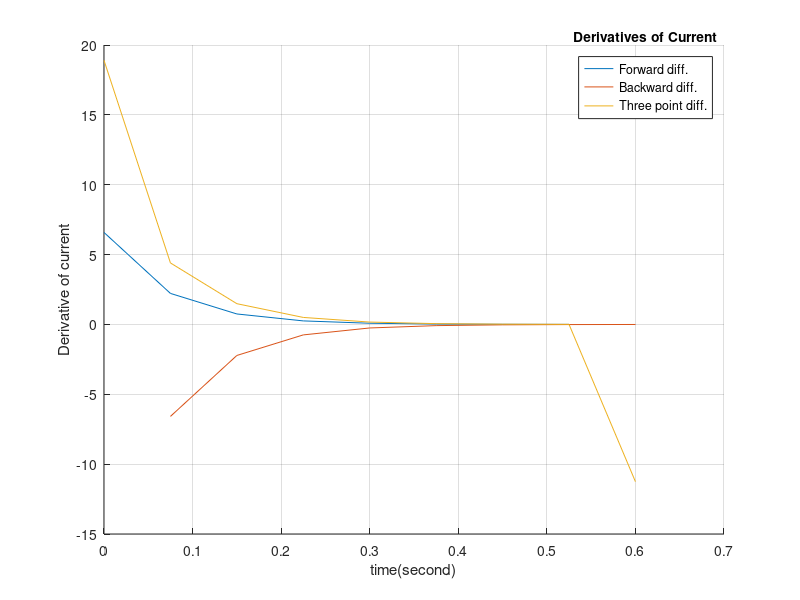
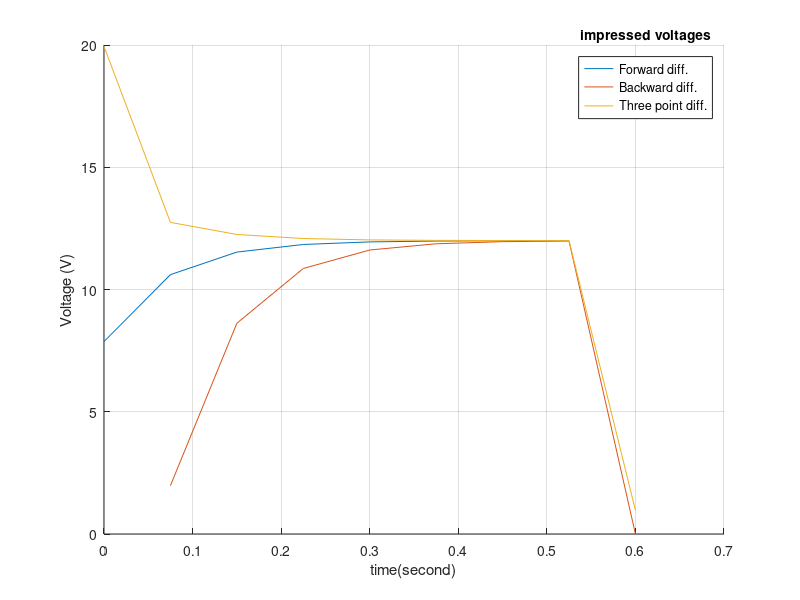

These figures' MATLAB source, in order: (Note: this script raises an error after producing the figures.)
clear all;
close all;
format long;

C1=importdata('current1.dat');
C2=importdata('current2.dat');
C3=importdata('current3.dat');
C4=importdata('current4.dat');
L=0.98;
R=14.2;

%---------------Derivatives of current--------------------

%---------------Forward difference-C1---------------------
D_F1=zeros(1,length(C1)-1);
D_F1(length(C1))=nan;
for i=1:1:length(C1)-1 
   D_F1(i)=((C1(i+1,2))-(C1(i,2)))/((C1(i+1,1))-(C1(i,1))); 
end
%---------------Forward difference-C2---------------------
D_F2=zeros(1,length(C2)-1);
D_F2(length(C2))=nan;
for i=1:1:length(C2)-1
    D_F2(i)=((C2(i+1,2))-(C2(i,2)))/((C2(i+1,1))-(C2(i,1))); 
end
%---------------Forward difference-C3---------------------
D_F3=zeros(1,length(C3)-1);
D_F3(length(C3))=nan;
for i=1:1:length(C3)-1
    D_F3(i)=((C3(i+1,2))-(C3(i,2)))/((C3(i+1,1))-(C3(i,1))); 
end
%---------------Forward difference-C4---------------------
D_F4=zeros(1,length(C4)-1);
D_F4(length(C4))=nan;
for i=1:1:length(C4)-1
    D_F4(i)=((C4(i+1,2))-(C4(i,2)))/((C4(i+1,1))-(C4(i,1))); 
end

%--------------Backward difference-C1---------------------
D_B1=zeros(1,length(C1));
D_B1(1)=nan;
for i=1:1:length(C1)-1
    D_B1(i+1)=((C1(i+1,2))-(C1(i,2)))/((C1(i,1))-(C1(i+1,1)));
end
%--------------Backward difference-C2---------------------
D_B2=zeros(1,length(C2));
D_B2(1)=nan;
for i=1:1:length(C2)-1
    D_B2(i+1)=((C2(i+1,2))-(C2(i,2)))/((C2(i,1))-(C2(i+1,1)));
end
%--------------Backward difference-C3---------------------
D_B3=zeros(1,length(C3));
D_B3(1)=nan;
for i=1:1:length(C3)-1
    D_B3(i+1)=((C3(i+1,2))-(C3(i,2)))/((C3(i,1))-(C3(i+1,1)));
end
%--------------Backward difference-C4---------------------
D_B4=zeros(1,length(C4));
D_B4(1)=nan;
for i=1:1:length(C4)-1
    D_B4(i+1)=((C4(i+1,2))-(C4(i,2)))/((C4(i,1))-(C4(i+1,1)));
end
%-------------Three point-C1-------------------------------
D_T1=zeros(1,length(C1));
for i=1:1:length(C1)
h=C1(2,1)-C1(1,1);
    if i==1
       D_T1(i)=(1/(2*h))*(((-3)*C1(i,2))+(4*C1(i+1,2))-((-1)*C1(i+2,2)));
    elseif i==length(C1)
       D_T1(i)=(1/(-2*h))*(((-3)*C1(i,2))+(4*C1(i-1,2))-((-1)*C1(i-2,2)));
    else
        D_T1(i)=(1/(2*h))*(C1(i+1,2)-C1(i-1,2));
    end
end
%-------------Three point-C2-------------------------------
D_T2=zeros(1,length(C2));
for i=1:1:length(C2)
h=C2(2,1)-C2(1,1);
    if i==1
       D_T2(i)=(1/(2*h))*(((-3)*C2(i,2))+(4*C2(i+1,2))-((-1)*C2(i+2,2)));
    elseif i==length(C2)
       D_T2(i)=(1/(-2*h))*(((-3)*C2(i,2))+(4*C2(i-1,2))-((-1)*C2(i-2,2)));
    else
        D_T2(i)=(1/(2*h))*(C2(i+1,2)-C2(i-1,2));
    end
end
%-------------Three point-C3-------------------------------
D_T3=zeros(1,length(C3));
for i=1:1:length(C3)
h=C3(2,1)-C3(1,1);
    if i==1
       D_T3(i)=(1/(2*h))*(((-3)*C3(i,2))+(4*C3(i+1,2))-((-1)*C3(i+2,2)));
    elseif i==length(C3)
       D_T3(i)=(1/(-2*h))*(((-3)*C3(i,2))+(4*C3(i-1,2))-((-1)*C3(i-2,2)));
    else
        D_T3(i)=(1/(2*h))*(C3(i+1,2)-C3(i-1,2));
    end
end
%-------------Three point-C4-------------------------------
D_T4=zeros(1,length(C4));
for i=1:1:length(C4)
h=C4(2,1)-C4(1,1);
    if i==1
       D_T4(i)=(1/(2*h))*(((-3)*C4(i,2))+(4*C4(i+1,2))-((-1)*C4(i+2,2)));
    elseif i==length(C4)
       D_T4(i)=(1/(-2*h))*(((-3)*C4(i,2))+(4*C4(i-1,2))-((-1)*C4(i-2,2)));
    else
        D_T4(i)=(1/(2*h))*(C4(i+1,2)-C4(i-1,2));
    end
end

%------------Voltages-------------------------------

%-----------Voltage-C1------------------------------
V_F1=zeros(1,length(C1));
for i=1:1:length(C1)
    V_F1(i)=(C1(i,2)*R)+(D_F1(i)*L);
end
V_B1=zeros(1,length(C1));
for i=1:1:length(C1)-1
    V_B1(i)=(C1(i,2)*R)+(D_B1(i)*L);
end
V_T1=zeros(1,length(C1));
for i=1:1:length(C1)
    V_T1(i)=(C1(i,2)*R)+(D_T1(i)*L);
end
%-----------Voltage-C2------------------------------
V_F2=zeros(1,length(C2));
for i=1:1:length(C2)
    V_F2(i)=(C2(i,2)*R)+(D_F2(i)*L);
end
V_B2=zeros(1,length(C2));
for i=1:1:length(C2)-1
    V_B2(i)=(C2(i,2)*R)+(D_B2(i)*L);
end
V_T2=zeros(1,length(C2));
for i=1:1:length(C2)
    V_T2(i)=(C2(i,2)*R)+(D_T2(i)*L);
end
%-----------Voltage-C3------------------------------
V_F3=zeros(1,length(C3));
for i=1:1:length(C3)
    V_F3(i)=(C3(i,2)*R)+(D_F3(i)*L);
end
V_B3=zeros(1,length(C3));
for i=1:1:length(C3)-1
    V_B3(i)=(C3(i,2)*R)+(D_B3(i)*L);
end
V_T3=zeros(1,length(C3));
for i=1:1:length(C3)
    V_T3(i)=(C3(i,2)*R)+(D_T3(i)*L);
end
%-----------Voltage-C4------------------------------
V_F4=zeros(1,length(C4));
for i=1:1:length(C4)
    V_F4(i)=(C4(i,2)*R)+(D_F4(i)*L);
end
V_B4=zeros(1,length(C4));
for i=1:1:length(C4)-1
    V_B4(i)=(C4(i,2)*R)+(D_B4(i)*L);
end
V_T4=zeros(1,length(C4));
for i=1:1:length(C4)
    V_T4(i)=(C4(i,2)*R)+(D_T4(i)*L);
end
%-----------------Graphs--------------------------
figure
grid on;
hold on;
plot(C1(:,1),D_F1);
plot(C1(:,1),D_B1);
plot(C1(:,1),D_T1);
ylabel('Derivative of current');
xlabel('time(second)');
xlim auto
ylim auto
a=legend('Forward diff.','Backward diff.','Three point diff.');
title(a,'Derivatives of Current');

figure
grid on;
hold on;
plot(C1(:,1),V_F1);
plot(C1(:,1),V_B1);
plot(C1(:,1),V_T1);
ylabel('Voltage (V)'); 
xlabel('time(second)'); 
xlim auto
ylim auto
a=legend('Forward diff.','Backward diff.','Three point diff.');
title(a,'impressed voltages');
%---------------Tables-------------------------------
%--------------Forward Difference Method-------------
T=zeros(length(C4),3);
for i=1:1:length(C4)
    T(i,1)=C4(i,1);    
    T(i,2)=D_F4(i);
    if i>1
        T(i,3)=D_F4(i-1)-D_F4(i);  
    end
end
Forward_method=array2table(T);
Forward_method.Properties.VariableNames={'Time' 'Derivative_of_current' 'error_convergence'};
display('Forward Difference Method Converge Table');
display(Forward_method);
%--------------Backward Difference Method-------------
T2=zeros(length(C4),3);
for i=1:1:length(C4)
    T2(i,1)=C4(i,1);    
    T2(i,2)=D_B4(i);
    if i>1
        T2(i,3)=D_B4(i-1)-D_B4(i);  
    end
end
Backward_method=array2table(T2);
Backward_method.Properties.VariableNames={'Time' 'Derivative_of_current' 'error_convergence'};
display('Backward Difference Method Converge Table');
display(Backward_method);
%-------------Three point mid/end point Method----------
T3=zeros(length(C4),3);
for i=1:1:length(C4)
    T3(i,1)=C4(i,1);    
    T3(i,2)=D_T4(i);
    if i>1
        T3(i,3)=D_T4(i-1)-D_T4(i);  
    end
end
Three_point_method=array2table(T3);
Three_point_method.Properties.VariableNames={'Time' 'Derivative_of_current' 'error_convergence'};
display('Three point mid/end point Method Converge Table');
display(Three_point_method);
%-------------------------------------------------------




